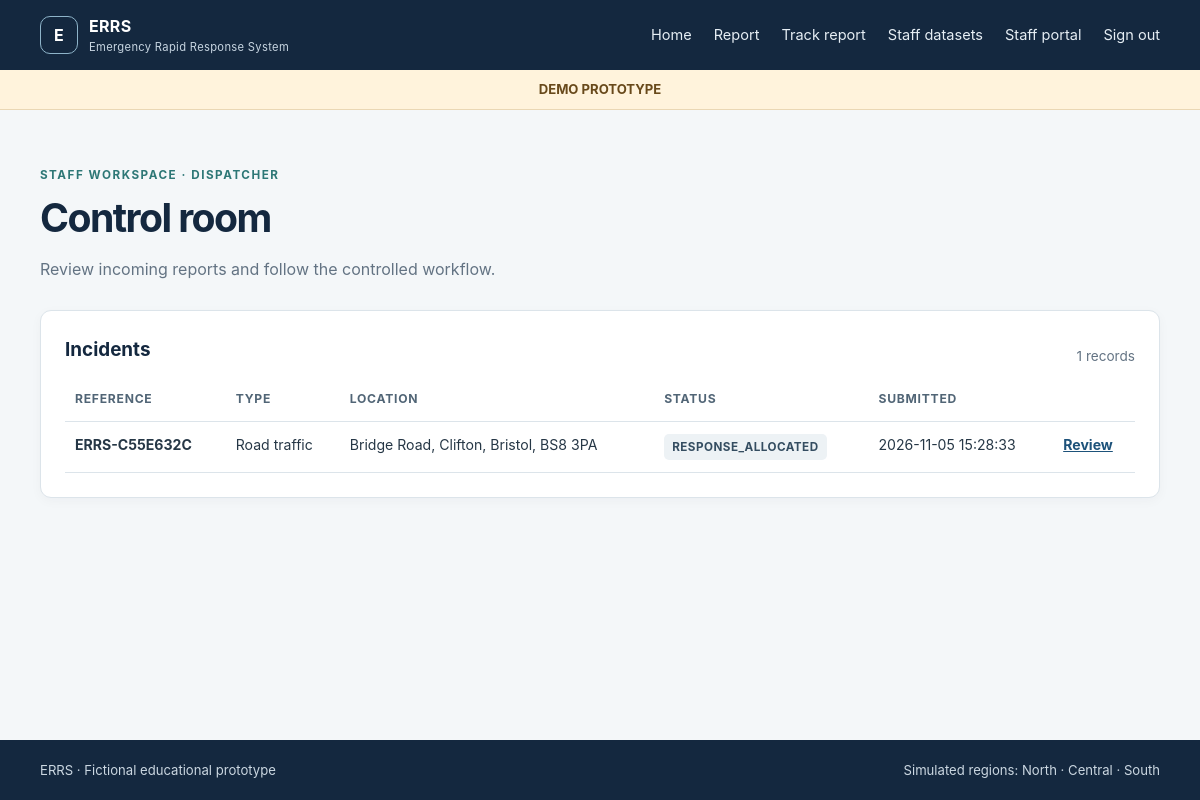
The app's page /dashboard (signed in) with its own data.
### tables this page shows
CREATE TABLE users (
 id INTEGER PRIMARY KEY AUTOINCREMENT, username TEXT UNIQUE NOT NULL,
 password_hash TEXT NOT NULL, role TEXT NOT NULL, region_id INTEGER,
 status TEXT NOT NULL DEFAULT 'ACTIVE', created_at TEXT NOT NULL DEFAULT CURRENT_TIMESTAMP,
 FOREIGN KEY(region_id) REFERENCES regions(id)
);

CREATE TABLE incidents (
 id INTEGER PRIMARY KEY AUTOINCREMENT, reference TEXT UNIQUE NOT NULL,
 reporter_token_hash TEXT NOT NULL, incident_type TEXT NOT NULL, description TEXT NOT NULL,
 location TEXT NOT NULL, latitude REAL, longitude REAL, people_affected INTEGER,
 injury_information TEXT, hazard_information TEXT, classification TEXT NOT NULL,
 status TEXT NOT NULL, region_id INTEGER NOT NULL, created_at TEXT NOT NULL DEFAULT CURRENT_TIMESTAMP,
 updated_at TEXT NOT NULL DEFAULT CURRENT_TIMESTAMP, reporter_name TEXT, reporter_phone TEXT, reporter_email TEXT, reporter_age INTEGER,
 FOREIGN KEY(region_id) REFERENCES regions(id)
);

### app/routes.py (the view, shortened to what this page needs)
    @app.get("/dashboard")
    @login_required
    def dashboard():
        user = current_user()
        role = user["role"]
        db = get_db()
        if role == "DISPATCHER":
            incidents = db.execute("SELECT * FROM incidents ORDER BY created_at DESC").fetchall()
            return render_template("dashboard.html", title="Control room", incidents=incidents, user=user)

### app/database.py (called while the page is built)
def get_db():
    if "db" not in g:
        db_path = Path(current_app.config["DATABASE"])
        db_path.parent.mkdir(parents=True, exist_ok=True)
        g.db = sqlite3.connect(db_path)
        g.db.row_factory = sqlite3.Row
        g.db.execute("PRAGMA foreign_keys = ON")
    return g.db

### app/routes.py (called while the page is built)
def login_required(view):
    from functools import wraps
    @wraps(view)
    def wrapped(*args, **kwargs):
        user = current_user()
        if not user:
            flash("Please sign in to access the staff area.", "warning")
            return redirect(url_for("login"))
        if user["role"] not in ROLES:
            audit("ACCESS_DENIED", "staff_portal", user["id"], "DENIED", "Unrecognised staff role")
            abort(403)
        return view(*args, **kwargs)
    return wrapped

### app/security.py (called while the page is built)
def current_user():
    if not has_request_context() or "user_id" not in session:
        return None
    return get_db().execute("SELECT * FROM users WHERE id=? AND status='ACTIVE'", (session["user_id"],)).fetchone()

### app/templates/dashboard.html
{% extends "base.html" %}{% block title %}{{ title }}{% endblock %}{% block content %}
<div class="page-heading"><div class="eyebrow">STAFF WORKSPACE · {{ user['role'].replace('_',' ') }}</div><h1>{{ title }}</h1><p>Review incoming reports and follow the controlled workflow.</p></div>
<section class="panel"><div class="row between"><h2>Incidents</h2><span class="muted">{{ incidents|length }} records</span></div>
<div class="table-wrap"><table><thead><tr><th>Reference</th><th>Type</th><th>Location</th><th>Status</th><th>Submitted</th><th></th></tr></thead><tbody>
{% for i in incidents %}<tr><td><strong>{{ i['reference'] }}</strong></td><td>{{ i['incident_type'] }}</td><td>{{ i['location'] }}</td><td><span class="status">{{ i['status'] }}</span></td><td>{{ i['created_at'] }}</td><td><a href="{{ url_for('incident_detail',incident_id=i['id']) }}">Review</a></td></tr>{% else %}<tr><td colspan="6">No incidents have been submitted.</td></tr>{% endfor %}
</tbody></table></div></section>
{% endblock %}

### app/static/style.css (style rules this page uses)
:root { --navy:#14283f;--blue:#1d527a;--teal:#2d7776;--ink:#263746;--muted:#637383;--line:#dce4ea;--paper:#f4f7f9;--white:#fff;--red:#9c3434;--green:#24634d }
* { box-sizing:border-box }
html { font-family:Inter,ui-sans-serif,system-ui,-apple-system,"Segoe UI",sans-serif;color:var(--ink);background:var(--paper);line-height:1.55 }
body { margin:0;min-height:100vh;display:flex;flex-direction:column }
.eyebrow { font-size:.73rem;font-weight:750;letter-spacing:.13em;color:var(--teal);margin-bottom:12px }
.hero h1,.page-heading h1 { font-size:clamp(2rem,5vw,3.4rem);line-height:1.1;letter-spacing:-.04em;color:var(--navy);margin:0 0 18px }
.panel { background:var(--white);border:1px solid var(--line);border-radius:11px;padding:24px;margin:18px 0;box-shadow:0 3px 12px rgba(20,40,63,.035) }
.panel h2 { font-size:1.18rem;color:var(--navy);margin:0 0 14px }
.page-heading { margin:18px 0 28px }
.page-heading h1 { font-size:2.45rem }
.page-heading p { color:var(--muted);margin:0 }
.field-help,.muted,small { color:var(--muted);font-size:.85rem }
.row { display:flex;align-items:center;gap:12px }
.between { justify-content:space-between }
.status { display:inline-block;padding:4px 8px;border-radius:5px;background:#edf2f5;color:#344d61;font-size:.73rem;font-weight:750;letter-spacing:.04em }
.table-wrap { overflow-x:auto }
table { width:100%;border-collapse:collapse;font-size:.88rem }
th,td { text-align:left;padding:12px 10px;border-bottom:1px solid var(--line);vertical-align:top }
th { color:#516576;font-size:.76rem;text-transform:uppercase;letter-spacing:.06em }
td a { color:var(--blue);font-weight:650 }

### records on screen
users: role.replace "DISPATCHER"
incidents: reference "ERRS-C55E632C", incident_type "Road traffic", location "Bridge Road, Clifton, Bristol, BS8 3PA", status "RESPONSE_ALLOCATED", created_at "2026-11-05 15:28:33"

### other values on screen
{{ title }} "Control room"
{{ incidents|length }} "1"
